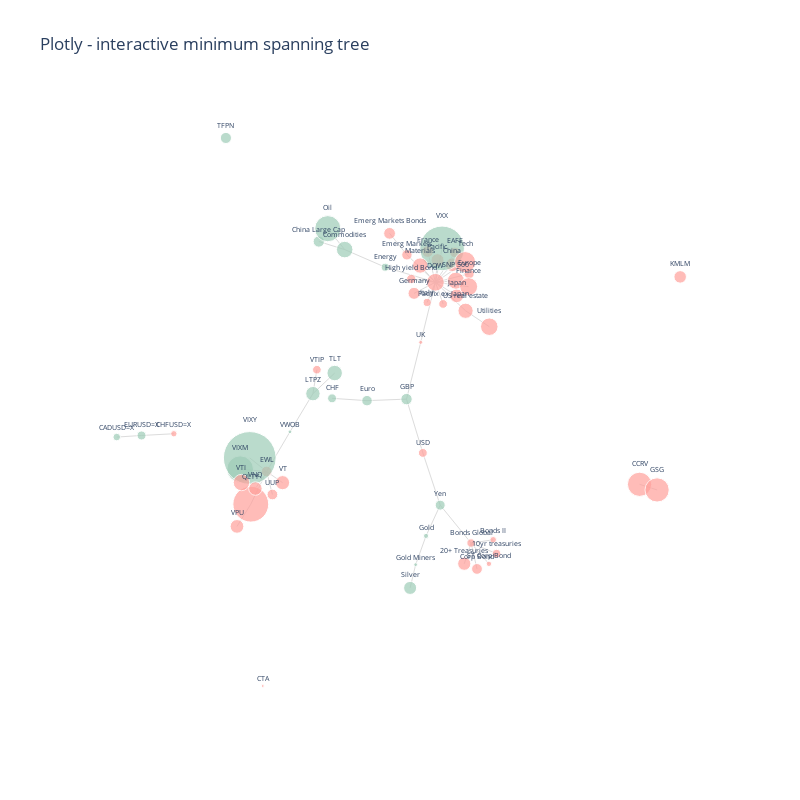
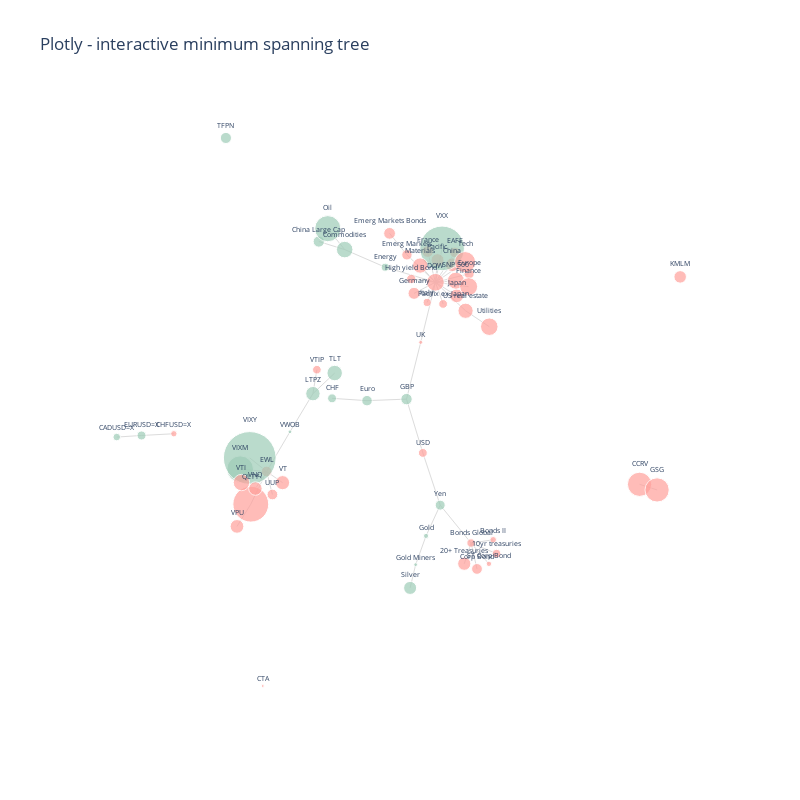

Notebook code cell kept with these figures, in order:
### Code cell
# merged
allData = pd.merge(assetData, etfData, how='outer', left_index=True, right_index=True)
#print(allData)
plot_graph(allData, 0.5)

### Figure 1 — Plotly figure (JSON) as saved in the notebook; plotly's stock layout.template omitted (floating-point values rounded to 4 significant figures; data arrays with more than 128 entries replaced by an {"elided": "..."} marker saying what was removed)
{"data": [{"hoverinfo": "none", "line": {"color": "#DCDCDC", "width": 1}, "mode": "lines", "showlegend": false, "type": "scatter", "x": {"elided": "159 float values"}, "y": {"elided": "159 float values"}}, {"hoverinfo": "text", "hovertext": ["<b>Bonds Global</b><br>Annualized Returns: -2.8%<br>Annualized Volatility: 3.2%<br><br>Strongest correlations with: <br>VWOB: nan<br>VWOB: nan<br>VWOB: nan<br><br>Weakest correlations with: <br>GBP: 0.03<br>High yield Bond: -0.06<br>Emerg Markets: -0.07<br>", "<b>Commodities</b><br>Annualized Returns: 10.9%<br>Annualized Volatility: 15.1%<br><br>Strongest correlations with: <br>VWOB: nan<br>VWOB: nan<br>VWOB: nan<br><br>Weakest correlations with: <br>ST Corp Bond: 0.03<br>Yen: -0.03<br>CHF: 0.04<br>", "<b>DOW</b><br>Annualized Returns: -12.6%<br>Annualized Volatility: 11.8%<br><br>Strongest correlations with: <br>VWOB: nan<br>VWOB: nan<br>VWOB: nan<br><br>Weakest correlations with: <br>Silver: 0.03<br>Gold Miners: 0.04<br>ST Corp Bond: -0.04<br>", "<b>Emerg Markets</b><br>Annualized Returns: -4.3%<br>Annualized Volatility: 18.5%<br><br>Strongest correlations with: <br>VWOB: nan<br>VWOB: nan<br>VWOB: nan<br><br>Weakest correlations with: <br>Bonds II: -0.00<br>Gold: -0.01<br>CHF: -0.02<br>", "<b>EAFE</b><br>Annualized Returns: -4.4%<br>Annualized Volatility: 14.7%<br><br>Strongest correlations with: <br>VWOB: nan<br>VWOB: nan<br>VWOB: nan<br><br>Weakest correlations with: <br>CHF: 0.02<br>ST Corp Bond: 0.05<br>Corp Bond: -0.06<br>", "<b>Emerg Markets Bonds</b><br>Annualized Returns: -5.6%<br>Annualized Volatility: 6.4%<br><br>Strongest correlations with: <br>VWOB: nan<br>VWOB: nan<br>VWOB: nan<br><br>Weakest correlations with: <br>Yen: 0.07<br>CHF: 0.07<br>Euro: 0.12<br>", "<b>Pacifix ex Japan</b><br>Annualized Returns: -3.1%<br>Annualized Volatility: 16.2%<br><br>Strongest correlations with: <br>VWOB: nan<br>VWOB: nan<br>VWOB: nan<br><br>Weakest correlations with: <br>Corp Bond: -0.01<br>Gold: -0.01<br>CHF: -0.01<br>", "<b>Germany</b><br>Annualized Returns: -5.8%<br>Annualized Volatility: 17.9%<br><br>Strongest correlations with: <br>VWOB: nan<br>VWOB: nan<br>VWOB: nan<br><br>Weakest correlations with: <br>CHF: 0.02<br>ST Corp Bond: 0.02<br>Gold Miners: 0.06<br>", "<b>Italy</b><br>Annualized Returns: -2.6%<br>Annualized Volatility: 23.8%<br><br>Strongest correlations with: <br>VWOB: nan<br>VWOB: nan<br>VWOB: nan<br><br>Weakest correlations with: <br>ST Corp Bond: -0.01<br>CHF: 0.01<br>Gold Miners: 0.07<br>", "<b>Japan</b><br>Annualized Returns: -7.5%<br>Annualized Volatility: 15.7%<br><br>Strongest correlations with: <br>VWOB: nan<br>VWOB: nan<br>VWOB: nan<br><br>Weakest correlations with: <br>Gold Miners: 0.03<br>ST Corp Bond: 0.04<br>Silver: 0.05<br>", "<b>France</b><br>Annualized Returns: -5.4%<br>Annualized Volatility: 17.8%<br><br>Strongest correlations with: <br>VWOB: nan<br>VWOB: nan<br>VWOB: nan<br><br>Weakest correlations with: <br>CHF: 0.05<br>ST Corp Bond: 0.05<br>Corp Bond: -0.07<br>", "<b>UK</b><br>Annualized Returns: -0.6%<br>Annualized Volatility: 16.9%<br><br>Strongest correlations with: <br>VWOB: nan<br>VWOB: nan<br>VWOB: nan<br><br>Weakest correlations with: <br>CHF: 0.03<br>ST Corp Bond: 0.03<br>Corp Bond: -0.07<br>", "<b>GBP</b><br>Annualized Returns: 5.2%<br>Annualized Volatility: 9.6%<br><br>Strongest correlations with: <br>VWOB: nan<br>VWOB: nan<br>VWOB: nan<br><br>Weakest correlations with: <br>10yr treasuries: -0.01<br>Bonds Global: 0.03<br>Corp Bond: 0.06<br>", "<b>China Large Cap</b><br>Annualized Returns: 5.1%<br>Annualized Volatility: 8.0%<br><br>Strongest correlations with: <br>VWOB: nan<br>VWOB: nan<br>VWOB: nan<br><br>Weakest correlations with: <br>10yr treasuries: 0.01<br>20+ Treasuries: -0.08<br>Bonds Global: 0.08<br>", "<b>Euro</b><br>Annualized Returns: 4.4%<br>Annualized Volatility: 8.8%<br><br>Strongest correlations with: <br>VWOB: nan<br>VWOB: nan<br>VWOB: nan<br><br>Weakest correlations with: <br>US real estate: -0.01<br>Energy: -0.01<br>Materials: -0.02<br>", "<b>China</b><br>Annualized Returns: -7.5%<br>Annualized Volatility: 22.9%<br><br>Strongest correlations with: <br>VWOB: nan<br>VWOB: nan<br>VWOB: nan<br><br>Weakest correlations with: <br>Corp Bond: -0.06<br>ST Corp Bond: 0.06<br>USD: 0.07<br>", "<b>Yen</b><br>Annualized Returns: 4.0%<br>Annualized Volatility: 9.6%<br><br>Strongest correlations with: <br>VWOB: nan<br>VWOB: nan<br>VWOB: nan<br><br>Weakest correlations with: <br>Commodities: -0.03<br>Utilities: 0.04<br>Emerg Markets Bonds: 0.07<br>", "<b>Gold Miners</b><br>Annualized Returns: 0.6%<br>Annualized Volatility: 41.6%<br><br>Strongest correlations with: <br>VWOB: nan<br>VWOB: nan<br>VWOB: nan<br><br>Weakest correlations with: <br>VXX: -0.03<br>Japan: 0.03<br>DOW: 0.04<br>", "<b>Gold</b><br>Annualized Returns: 1.1%<br>Annualized Volatility: 14.2%<br><br>Strongest correlations with: <br>VWOB: nan<br>VWOB: nan<br>VWOB: nan<br><br>Weakest correlations with: <br>Pacifix ex Japan: -0.01<br>Emerg Markets: -0.01<br>Energy: -0.02<br>", "<b>10yr treasuries</b><br>Annualized Returns: -2.9%<br>Annualized Volatility: 5.4%<br><br>Strongest correlations with: <br>VWOB: nan<br>VWOB: nan<br>VWOB: nan<br><br>Weakest correlations with: <br>China Large Cap: 0.01<br>GBP: -0.01<br>US real estate: 0.09<br>", "<b>US real estate</b><br>Annualized Returns: -9.3%<br>Annualized Volatility: 13.4%<br><br>Strongest correlations with: <br>VWOB: nan<br>VWOB: nan<br>VWOB: nan<br><br>Weakest correlations with: <br>Euro: -0.01<br>USD: -0.02<br>CHF: -0.04<br>", "<b>High yield Bond</b><br>Annualized Returns: -3.5%<br>Annualized Volatility: 6.2%<br><br>Strongest correlations with: <br>VWOB: nan<br>VWOB: nan<br>VWOB: nan<br><br>Weakest correlations with: <br>Bonds II: 0.01<br>USD: -0.01<br>Euro: -0.02<br>", "<b>Corp Bond</b><br>Annualized Returns: -4.7%<br>Annualized Volatility: 5.0%<br><br>Strongest correlations with: <br>VWOB: nan<br>VWOB: nan<br>VWOB: nan<br><br>Weakest correlations with: <br>Pacifix ex Japan: -0.01<br>Emerg Markets: 0.02<br>Pacific : -0.03<br>", "<b>Silver</b><br>Annualized Returns: 6.8%<br>Annualized Volatility: 22.2%<br><br>Strongest correlations with: <br>VWOB: nan<br>VWOB: nan<br>VWOB: nan<br><br>Weakest correlations with: <br>VXX: -0.02<br>DOW: 0.03<br>Tech: 0.03<br>", "<b>SNP 500</b><br>Annualized Returns: -11.6%<br>Annualized Volatility: 12.1%<br><br>Strongest correlations with: <br>VWOB: nan<br>VWOB: nan<br>VWOB: nan<br><br>Weakest correlations with: <br>ST Corp Bond: -0.02<br>Silver: 0.05<br>Gold Miners: 0.08<br>", "<b>Bonds II</b><br>Annualized Returns: -1.7%<br>Annualized Volatility: 4.7%<br><br>Strongest correlations with: <br>VWOB: nan<br>VWOB: nan<br>VWOB: nan<br><br>Weakest correlations with: <br>Emerg Markets: -0.00<br>Pacifix ex Japan: -0.01<br>High yield Bond: 0.01<br>", "<b>20+ Treasuries</b><br>Annualized Returns: -7.0%<br>Annualized Volatility: 12.5%<br><br>Strongest correlations with: <br>VWOB: nan<br>VWOB: nan<br>VWOB: nan<br><br>Weakest correlations with: <br>US real estate: 0.07<br>GBP: -0.07<br>China Large Cap: -0.08<br>", "<b>Oil</b><br>Annualized Returns: 27.3%<br>Annualized Volatility: 34.1%<br><br>Strongest correlations with: <br>VWOB: nan<br>VWOB: nan<br>VWOB: nan<br><br>Weakest correlations with: <br>CHF: 0.00<br>ST Corp Bond: 0.01<br>Bonds II: 0.03<br>", "<b>USD</b><br>Annualized Returns: -3.1%<br>Annualized Volatility: 7.4%<br><br>Strongest correlations with: <br>VWOB: nan<br>VWOB: nan<br>VWOB: nan<br><br>Weakest correlations with: <br>Materials: -0.00<br>Pacific : -0.00<br>High yield Bond: -0.01<br>", "<b>Europe</b><br>Annualized Returns: -4.1%<br>Annualized Volatility: 16.2%<br><br>Strongest correlations with: <br>VWOB: nan<br>VWOB: nan<br>VWOB: nan<br><br>Weakest correlations with: <br>ST Corp Bond: 0.05<br>CHF: 0.07<br>Corp Bond: -0.07<br>", "<b>Pacific </b><br>Annualized Returns: -6.8%<br>Annualized Volatility: 14.1%<br><br>Strongest correlations with: <br>VWOB: nan<br>VWOB: nan<br>VWOB: nan<br><br>Weakest correlations with: <br>USD: -0.00<br>Euro: -0.02<br>Corp Bond: -0.03<br>", "<b>VXX</b><br>Annualized Returns: 79.6%<br>Annualized Volatility: 60.3%<br><br>Strongest correlations with: <br>VWOB: nan<br>VWOB: nan<br>VWOB: nan<br><br>Weakest correlations with: <br>Silver: -0.02<br>Gold Miners: -0.03<br>ST Corp Bond: 0.05<br>", "<b>Materials</b><br>Annualized Returns: -9.4%<br>Annualized Volatility: 15.6%<br><br>Strongest correlations with: <br>VWOB: nan<br>VWOB: nan<br>VWOB: nan<br><br>Weakest correlations with: <br>ST Corp Bond: 0.00<br>USD: -0.00<br>Euro: -0.02<br>", "<b>Energy</b><br>Annualized Returns: 2.6%<br>Annualized Volatility: 20.8%<br><br>Strongest correlations with: <br>VWOB: nan<br>VWOB: nan<br>VWOB: nan<br><br>Weakest correlations with: <br>ST Corp Bond: -0.00<br>Euro: -0.01<br>Gold: -0.02<br>", "<b>Finance</b><br>Annualized Returns: -13.0%<br>Annualized Volatility: 15.7%<br><br>Strongest correlations with: <br>VWOB: nan<br>VWOB: nan<br>VWOB: nan<br><br>Weakest correlations with: <br>Silver: -0.05<br>Gold Miners: -0.07<br>GBP: 0.12<br>", "<b>Tech</b><br>Annualized Returns: -17.8%<br>Annualized Volatility: 14.3%<br><br>Strongest correlations with: <br>VWOB: nan<br>VWOB: nan<br>VWOB: nan<br><br>Weakest correlations with: <br>ST Corp Bond: 0.01<br>Silver: 0.03<br>Gold Miners: 0.06<br>", "<b>Utilities</b><br>Annualized Returns: -12.3%<br>Annualized Volatility: 14.3%<br><br>Strongest correlations with: <br>VWOB: nan<br>VWOB: nan<br>VWOB: nan<br><br>Weakest correlations with: <br>Yen: 0.04<br>Oil: 0.07<br>CHF: 0.07<br>", "<b>ST Corp Bond</b><br>Annualized Returns: -1.2%<br>Annualized Volatility: 0.9%<br><br>Strongest correlations with: <br>VWOB: nan<br>VWOB: nan<br>VWOB: nan<br><br>Weakest correlations with: <br>Materials: 0.00<br>Energy: -0.00<br>Tech: 0.01<br>", "<b>CHF</b><br>Annualized Returns: 3.2%<br>Annualized Volatility: 11.8%<br><br>Strongest correlations with: <br>VWOB: nan<br>VWOB: nan<br>VWOB: nan<br><br>Weakest correlations with: <br>Oil: 0.00<br>Pacifix ex Japan: -0.01<br>Italy: 0.01<br>", "<b>CADUSD=X</b><br>Annualized Returns: 2.3%<br>Annualized Volatility: 7.1%<br><br>Strongest correlations with: <br>EAFE: nan<br>DOW: nan<br>Japan: nan<br><br>Weakest correlations with: <br>VWOB: -0.05<br>VWOB: -0.05<br>VWOB: -0.05<br>", "<b>CCRV</b><br>Annualized Returns: -23.6%<br>Annualized Volatility: 21.2%<br><br>Strongest correlations with: <br>Pacifix ex Japan: nan<br>Germany: nan<br>10yr treasuries: nan<br><br>Weakest correlations with: <br>VWOB: 0.08<br>VWOB: 0.08<br>VWOB: 0.08<br>", "<b>CHFUSD=X</b><br>Annualized Returns: -1.6%<br>Annualized Volatility: 7.9%<br><br>Strongest correlations with: <br>EAFE: nan<br>Bonds Global: nan<br>Japan: nan<br><br>Weakest correlations with: <br>VWOB: -0.00<br>VWOB: -0.00<br>VWOB: -0.00<br>", "<b>CTA</b><br>Annualized Returns: -0.3%<br>Annualized Volatility: 17.2%<br><br>Strongest correlations with: <br>GBP: nan<br>10yr treasuries: nan<br>Germany: nan<br><br>Weakest correlations with: <br>VWOB: -0.34<br>VWOB: -0.34<br>VWOB: -0.34<br>", "<b>EURUSD=X</b><br>Annualized Returns: 3.2%<br>Annualized Volatility: 7.8%<br><br>Strongest correlations with: <br>DOW: nan<br>Bonds Global: nan<br>Japan: nan<br><br>Weakest correlations with: <br>VWOB: 0.02<br>VWOB: 0.02<br>VWOB: 0.02<br>", "<b>EWL</b><br>Annualized Returns: -4.6%<br>Annualized Volatility: 16.4%<br><br>Strongest correlations with: <br>Gold Miners: nan<br>Gold: nan<br>China: nan<br><br>Weakest correlations with: <br>VWOB: 0.56<br>VWOB: 0.56<br>VWOB: 0.56<br>", "<b>GSG</b><br>Annualized Returns: -23.5%<br>Annualized Volatility: 24.2%<br><br>Strongest correlations with: <br>Commodities: nan<br>Germany: nan<br>10yr treasuries: nan<br><br>Weakest correlations with: <br>VWOB: 0.07<br>VWOB: 0.07<br>VWOB: 0.07<br>", "<b>KMLM</b><br>Annualized Returns: -6.3%<br>Annualized Volatility: 17.2%<br><br>Strongest correlations with: <br>US real estate: nan<br>UK: nan<br>Emerg Markets: nan<br><br>Weakest correlations with: <br>VWOB: -0.49<br>VWOB: -0.49<br>VWOB: -0.49<br>", "<b>LTPZ</b><br>Annualized Returns: 8.3%<br>Annualized Volatility: 18.5%<br><br>Strongest correlations with: <br>UK: nan<br>10yr treasuries: nan<br>US real estate: nan<br><br>Weakest correlations with: <br>VWOB: 0.58<br>VWOB: 0.58<br>VWOB: 0.58<br>", "<b>QLTY</b><br>Annualized Returns: -51.3%<br>Annualized Volatility: 9.7%<br><br>Strongest correlations with: <br>Gold: nan<br>Gold Miners: nan<br>Euro: nan<br><br>Weakest correlations with: <br>VWOB: 0.10<br>VWOB: 0.10<br>VWOB: 0.10<br>", "<b>TFPN</b><br>Annualized Returns: 5.0%<br>Annualized Volatility: 6.3%<br><br>Strongest correlations with: <br>Germany: nan<br>Commodities: nan<br>Italy: nan<br><br>Weakest correlations with: <br>VWOB: -0.03<br>VWOB: -0.03<br>VWOB: -0.03<br>", "<b>TLT</b><br>Annualized Returns: 9.5%<br>Annualized Volatility: 17.6%<br><br>Strongest correlations with: <br>Italy: nan<br>US real estate: nan<br>Germany: nan<br><br>Weakest correlations with: <br>VWOB: 0.59<br>VWOB: 0.59<br>VWOB: 0.59<br>", "<b>UUP</b><br>Annualized Returns: -4.6%<br>Annualized Volatility: 7.5%<br><br>Strongest correlations with: <br>Emerg Markets Bonds: nan<br>Gold Miners: nan<br>US real estate: nan<br><br>Weakest correlations with: <br>VWOB: -0.51<br>VWOB: -0.51<br>VWOB: -0.51<br>", "<b>VIXM</b><br>Annualized Returns: 28.3%<br>Annualized Volatility: 28.6%<br><br>Strongest correlations with: <br>Euro: nan<br>Gold Miners: nan<br>Gold: nan<br><br>Weakest correlations with: <br>VWOB: -0.41<br>VWOB: -0.41<br>VWOB: -0.41<br>", "<b>VIXY</b><br>Annualized Returns: 111.2%<br>Annualized Volatility: 65.7%<br><br>Strongest correlations with: <br>China Large Cap: nan<br>Gold Miners: nan<br>Gold: nan<br><br>Weakest correlations with: <br>VWOB: -0.40<br>VWOB: -0.40<br>VWOB: -0.40<br>", "<b>VNQ</b><br>Annualized Returns: -7.3%<br>Annualized Volatility: 20.4%<br><br>Strongest correlations with: <br>Gold: nan<br>Gold Miners: nan<br>Yen: nan<br><br>Weakest correlations with: <br>VWOB: 0.56<br>VWOB: 0.56<br>VWOB: 0.56<br>", "<b>VPU</b><br>Annualized Returns: -7.5%<br>Annualized Volatility: 17.9%<br><br>Strongest correlations with: <br>China: nan<br>Japan: nan<br>Gold: nan<br><br>Weakest correlations with: <br>VWOB: 0.41<br>VWOB: 0.41<br>VWOB: 0.41<br>", "<b>VT</b><br>Annualized Returns: -8.0%<br>Annualized Volatility: 16.9%<br><br>Strongest correlations with: <br>Gold: nan<br>Japan: nan<br>Emerg Markets Bonds: nan<br><br>Weakest correlations with: <br>VWOB: 0.61<br>VWOB: 0.61<br>VWOB: 0.61<br>", "<b>VTI</b><br>Annualized Returns: -10.8%<br>Annualized Volatility: 18.3%<br><br>Strongest correlations with: <br>Gold Miners: nan<br>Japan: nan<br>China: nan<br><br>Weakest correlations with: <br>VWOB: 0.58<br>VWOB: 0.58<br>VWOB: 0.58<br>", "<b>VTIP</b><br>Annualized Returns: -3.0%<br>Annualized Volatility: 3.3%<br><br>Strongest correlations with: <br>Italy: nan<br>US real estate: nan<br>UK: nan<br><br>Weakest correlations with: <br>VWOB: 0.48<br>VWOB: 0.48<br>VWOB: 0.48<br>", "<b>VWOB</b><br>Annualized Returns: 0.6%<br>Annualized Volatility: 10.7%<br><br>Strongest correlations with: <br>Gold Miners: nan<br>UK: nan<br>Italy: nan<br><br>Weakest correlations with: <br>VWOB: 1.00<br>VWOB: 1.00<br>VWOB: 1.00<br>"], "marker": {"color": ["#ffa09b", "#9eccb7", "#ffa09b", "#ffa09b", "#ffa09b", "#ffa09b", "#ffa09b", "#ffa09b", "#ffa09b", "#ffa09b", "#ffa09b", "#ffa09b", "#9eccb7", "#9eccb7", "#9eccb7", "#ffa09b", "#9eccb7", "#9eccb7", "#9eccb7", "#ffa09b", "#ffa09b", "#ffa09b", "#ffa09b", "#9eccb7", "#ffa09b", "#ffa09b", "#ffa09b", "#9eccb7", "#ffa09b", "#ffa09b", "#ffa09b", "#9eccb7", "#ffa09b", "#9eccb7", "#ffa09b", "#ffa09b", "#ffa09b", "#ffa09b", "#9eccb7", "#9eccb7", "#ffa09b", "#ffa09b", "#ffa09b", "#9eccb7", "#ffa09b", "#ffa09b", "#ffa09b", "#9eccb7", "#ffa09b", "#9eccb7", "#9eccb7", "#ffa09b", "#9eccb7", "#9eccb7", "#ffa09b", "#ffa09b", "#ffa09b", "#ffa09b", "#ffa09b", "#9eccb7"], "line": {"width": 1}, "size": [8.41, 16.52, 17.75, 10.4, 10.54, 11.79, 8.741, 12.02, 8.087, 13.67, 11.6, 4.001, 11.37, 11.28, 10.48, 13.72, 9.975, 3.781, 5.162, 8.552, 15.23, 9.334, 10.82, 13.01, 17.04, 6.562, 13.19, 26.12, 8.841, 10.16, 13.0, 44.62, 15.31, 8.02, 17.99, 21.09, 17.53, 5.401, 8.931, 7.585, 24.27, 6.314, 2.827, 8.988, 10.74, 24.24, 12.51, 14.38, 35.81, 11.14, 15.44, 10.72, 26.58, 52.72, 13.5, 13.71, 14.13, 16.41, 8.636, 3.775]}, "mode": "markers+text", "showlegend": false, "text": ["Bonds Global", "Commodities", "DOW", "Emerg Markets", "EAFE", "Emerg Markets Bonds", "Pacifix ex Japan", "Germany", "Italy", "Japan", "France", "UK", "GBP", "China Large Cap", "Euro", "China", "Yen", "Gold Miners", "Gold", "10yr treasuries", "US real estate", "High yield Bond", "Corp Bond", "Silver", "SNP 500", "Bonds II", "20+ Treasuries", "Oil", "USD", "Europe", "Pacific ", "VXX", "Materials", "Energy", "Finance", "Tech", "Utilities", "ST Corp Bond", "CHF", "CADUSD=X", "CCRV", "CHFUSD=X", "CTA", "EURUSD=X", "EWL", "GSG", "KMLM", "LTPZ", "QLTY", "TFPN", "TLT", "UUP", "VIXM", "VIXY", "VNQ", "VPU", "VT", "VTI", "VTIP", "VWOB"], "textfont": {"size": 7}, "textposition": "top center", "type": "scatter", "x": [0.2717, -0.1343, 0.1573, 0.06565, 0.2199, 0.009895, 0.182, 0.08854, 0.1307, 0.2255, 0.1322, 0.11, 0.06438, -0.2175, -0.06259, 0.2117, 0.1726, 0.09368, 0.1271, 0.3537, 0.2541, 0.07956, 0.2908, 0.07596, 0.223, 0.3428, 0.2499, -0.1887, 0.1168, 0.2654, 0.164, 0.1786, 0.1084, -0.003963, 0.264, 0.2526, 0.3303, 0.3291, -0.1749, -0.8668, 0.8132, -0.6832, -0.3975, -0.7871, -0.3851, 0.8695, 0.9437, -0.2364, -0.436, -0.516, -0.1665, -0.3665, -0.4701, -0.4393, -0.4212, -0.4804, -0.3339, -0.466, -0.2237, -0.3102], "y": [-0.518, 0.4713, 0.3611, 0.4536, 0.4619, 0.526, 0.288, 0.3237, 0.293, 0.3154, 0.4646, 0.1585, -0.03281, 0.4984, -0.03801, 0.4201, -0.3903, -0.591, -0.494, -0.5537, 0.265, 0.3721, -0.6053, -0.6694, 0.3664, -0.5072, -0.5877, 0.5417, -0.2142, 0.3898, 0.4356, 0.4754, 0.4175, 0.4119, 0.3463, 0.429, 0.2113, -0.5882, -0.03024, -0.1608, -0.32, -0.1496, -1, -0.1554, -0.2769, -0.339, 0.3792, -0.01446, -0.387, 0.8476, 0.05499, -0.3544, -0.269, -0.2312, -0.3344, -0.4619, -0.3145, -0.3141, 0.06628, -0.1431]}], "layout": {"autosize": false, "height": 800, "hovermode": "closest", "plot_bgcolor": "#fff", "showlegend": false, "title": {"text": "Plotly - interactive minimum spanning tree"}, "width": 800, "xaxis": {"showgrid": false, "showline": false, "showticklabels": false, "ticks": "", "title": {"font": {"size": 20}, "text": ""}, "zeroline": false}, "yaxis": {"showgrid": false, "showline": false, "showticklabels": false, "ticks": "", "title": {"font": {"size": 20}, "text": ""}, "zeroline": false}}}

### Figure 2 — Plotly figure (JSON) as saved in the notebook; plotly's stock layout.template omitted (floating-point values rounded to 4 significant figures; data arrays with more than 128 entries replaced by an {"elided": "..."} marker saying what was removed)
{"data": [{"hoverinfo": "none", "line": {"color": "#DCDCDC", "width": 1}, "mode": "lines", "showlegend": false, "type": "scatter", "x": {"elided": "159 float values"}, "y": {"elided": "159 float values"}}, {"hoverinfo": "text", "hovertext": ["<b>Bonds Global</b><br>Annualized Returns: -2.8%<br>Annualized Volatility: 3.2%<br><br>Strongest correlations with: <br>VWOB: nan<br>VWOB: nan<br>VWOB: nan<br><br>Weakest correlations with: <br>GBP: 0.03<br>High yield Bond: -0.06<br>Emerg Markets: -0.07<br>", "<b>Commodities</b><br>Annualized Returns: 10.9%<br>Annualized Volatility: 15.1%<br><br>Strongest correlations with: <br>VWOB: nan<br>VWOB: nan<br>VWOB: nan<br><br>Weakest correlations with: <br>ST Corp Bond: 0.03<br>Yen: -0.03<br>CHF: 0.04<br>", "<b>DOW</b><br>Annualized Returns: -12.6%<br>Annualized Volatility: 11.8%<br><br>Strongest correlations with: <br>VWOB: nan<br>VWOB: nan<br>VWOB: nan<br><br>Weakest correlations with: <br>Silver: 0.03<br>Gold Miners: 0.04<br>ST Corp Bond: -0.04<br>", "<b>Emerg Markets</b><br>Annualized Returns: -4.3%<br>Annualized Volatility: 18.5%<br><br>Strongest correlations with: <br>VWOB: nan<br>VWOB: nan<br>VWOB: nan<br><br>Weakest correlations with: <br>Bonds II: -0.00<br>Gold: -0.01<br>CHF: -0.02<br>", "<b>EAFE</b><br>Annualized Returns: -4.4%<br>Annualized Volatility: 14.7%<br><br>Strongest correlations with: <br>VWOB: nan<br>VWOB: nan<br>VWOB: nan<br><br>Weakest correlations with: <br>CHF: 0.02<br>ST Corp Bond: 0.05<br>Corp Bond: -0.06<br>", "<b>Emerg Markets Bonds</b><br>Annualized Returns: -5.6%<br>Annualized Volatility: 6.4%<br><br>Strongest correlations with: <br>VWOB: nan<br>VWOB: nan<br>VWOB: nan<br><br>Weakest correlations with: <br>Yen: 0.07<br>CHF: 0.07<br>Euro: 0.12<br>", "<b>Pacifix ex Japan</b><br>Annualized Returns: -3.1%<br>Annualized Volatility: 16.2%<br><br>Strongest correlations with: <br>VWOB: nan<br>VWOB: nan<br>VWOB: nan<br><br>Weakest correlations with: <br>Corp Bond: -0.01<br>Gold: -0.01<br>CHF: -0.01<br>", "<b>Germany</b><br>Annualized Returns: -5.8%<br>Annualized Volatility: 17.9%<br><br>Strongest correlations with: <br>VWOB: nan<br>VWOB: nan<br>VWOB: nan<br><br>Weakest correlations with: <br>CHF: 0.02<br>ST Corp Bond: 0.02<br>Gold Miners: 0.06<br>", "<b>Italy</b><br>Annualized Returns: -2.6%<br>Annualized Volatility: 23.8%<br><br>Strongest correlations with: <br>VWOB: nan<br>VWOB: nan<br>VWOB: nan<br><br>Weakest correlations with: <br>ST Corp Bond: -0.01<br>CHF: 0.01<br>Gold Miners: 0.07<br>", "<b>Japan</b><br>Annualized Returns: -7.5%<br>Annualized Volatility: 15.7%<br><br>Strongest correlations with: <br>VWOB: nan<br>VWOB: nan<br>VWOB: nan<br><br>Weakest correlations with: <br>Gold Miners: 0.03<br>ST Corp Bond: 0.04<br>Silver: 0.05<br>", "<b>France</b><br>Annualized Returns: -5.4%<br>Annualized Volatility: 17.8%<br><br>Strongest correlations with: <br>VWOB: nan<br>VWOB: nan<br>VWOB: nan<br><br>Weakest correlations with: <br>CHF: 0.05<br>ST Corp Bond: 0.05<br>Corp Bond: -0.07<br>", "<b>UK</b><br>Annualized Returns: -0.6%<br>Annualized Volatility: 16.9%<br><br>Strongest correlations with: <br>VWOB: nan<br>VWOB: nan<br>VWOB: nan<br><br>Weakest correlations with: <br>CHF: 0.03<br>ST Corp Bond: 0.03<br>Corp Bond: -0.07<br>", "<b>GBP</b><br>Annualized Returns: 5.2%<br>Annualized Volatility: 9.6%<br><br>Strongest correlations with: <br>VWOB: nan<br>VWOB: nan<br>VWOB: nan<br><br>Weakest correlations with: <br>10yr treasuries: -0.01<br>Bonds Global: 0.03<br>Corp Bond: 0.06<br>", "<b>China Large Cap</b><br>Annualized Returns: 5.1%<br>Annualized Volatility: 8.0%<br><br>Strongest correlations with: <br>VWOB: nan<br>VWOB: nan<br>VWOB: nan<br><br>Weakest correlations with: <br>10yr treasuries: 0.01<br>20+ Treasuries: -0.08<br>Bonds Global: 0.08<br>", "<b>Euro</b><br>Annualized Returns: 4.4%<br>Annualized Volatility: 8.8%<br><br>Strongest correlations with: <br>VWOB: nan<br>VWOB: nan<br>VWOB: nan<br><br>Weakest correlations with: <br>US real estate: -0.01<br>Energy: -0.01<br>Materials: -0.02<br>", "<b>China</b><br>Annualized Returns: -7.5%<br>Annualized Volatility: 22.9%<br><br>Strongest correlations with: <br>VWOB: nan<br>VWOB: nan<br>VWOB: nan<br><br>Weakest correlations with: <br>Corp Bond: -0.06<br>ST Corp Bond: 0.06<br>USD: 0.07<br>", "<b>Yen</b><br>Annualized Returns: 4.0%<br>Annualized Volatility: 9.6%<br><br>Strongest correlations with: <br>VWOB: nan<br>VWOB: nan<br>VWOB: nan<br><br>Weakest correlations with: <br>Commodities: -0.03<br>Utilities: 0.04<br>Emerg Markets Bonds: 0.07<br>", "<b>Gold Miners</b><br>Annualized Returns: 0.6%<br>Annualized Volatility: 41.6%<br><br>Strongest correlations with: <br>VWOB: nan<br>VWOB: nan<br>VWOB: nan<br><br>Weakest correlations with: <br>VXX: -0.03<br>Japan: 0.03<br>DOW: 0.04<br>", "<b>Gold</b><br>Annualized Returns: 1.1%<br>Annualized Volatility: 14.2%<br><br>Strongest correlations with: <br>VWOB: nan<br>VWOB: nan<br>VWOB: nan<br><br>Weakest correlations with: <br>Pacifix ex Japan: -0.01<br>Emerg Markets: -0.01<br>Energy: -0.02<br>", "<b>10yr treasuries</b><br>Annualized Returns: -2.9%<br>Annualized Volatility: 5.4%<br><br>Strongest correlations with: <br>VWOB: nan<br>VWOB: nan<br>VWOB: nan<br><br>Weakest correlations with: <br>China Large Cap: 0.01<br>GBP: -0.01<br>US real estate: 0.09<br>", "<b>US real estate</b><br>Annualized Returns: -9.3%<br>Annualized Volatility: 13.4%<br><br>Strongest correlations with: <br>VWOB: nan<br>VWOB: nan<br>VWOB: nan<br><br>Weakest correlations with: <br>Euro: -0.01<br>USD: -0.02<br>CHF: -0.04<br>", "<b>High yield Bond</b><br>Annualized Returns: -3.5%<br>Annualized Volatility: 6.2%<br><br>Strongest correlations with: <br>VWOB: nan<br>VWOB: nan<br>VWOB: nan<br><br>Weakest correlations with: <br>Bonds II: 0.01<br>USD: -0.01<br>Euro: -0.02<br>", "<b>Corp Bond</b><br>Annualized Returns: -4.7%<br>Annualized Volatility: 5.0%<br><br>Strongest correlations with: <br>VWOB: nan<br>VWOB: nan<br>VWOB: nan<br><br>Weakest correlations with: <br>Pacifix ex Japan: -0.01<br>Emerg Markets: 0.02<br>Pacific : -0.03<br>", "<b>Silver</b><br>Annualized Returns: 6.8%<br>Annualized Volatility: 22.2%<br><br>Strongest correlations with: <br>VWOB: nan<br>VWOB: nan<br>VWOB: nan<br><br>Weakest correlations with: <br>VXX: -0.02<br>DOW: 0.03<br>Tech: 0.03<br>", "<b>SNP 500</b><br>Annualized Returns: -11.6%<br>Annualized Volatility: 12.1%<br><br>Strongest correlations with: <br>VWOB: nan<br>VWOB: nan<br>VWOB: nan<br><br>Weakest correlations with: <br>ST Corp Bond: -0.02<br>Silver: 0.05<br>Gold Miners: 0.08<br>", "<b>Bonds II</b><br>Annualized Returns: -1.7%<br>Annualized Volatility: 4.7%<br><br>Strongest correlations with: <br>VWOB: nan<br>VWOB: nan<br>VWOB: nan<br><br>Weakest correlations with: <br>Emerg Markets: -0.00<br>Pacifix ex Japan: -0.01<br>High yield Bond: 0.01<br>", "<b>20+ Treasuries</b><br>Annualized Returns: -7.0%<br>Annualized Volatility: 12.5%<br><br>Strongest correlations with: <br>VWOB: nan<br>VWOB: nan<br>VWOB: nan<br><br>Weakest correlations with: <br>US real estate: 0.07<br>GBP: -0.07<br>China Large Cap: -0.08<br>", "<b>Oil</b><br>Annualized Returns: 27.3%<br>Annualized Volatility: 34.1%<br><br>Strongest correlations with: <br>VWOB: nan<br>VWOB: nan<br>VWOB: nan<br><br>Weakest correlations with: <br>CHF: 0.00<br>ST Corp Bond: 0.01<br>Bonds II: 0.03<br>", "<b>USD</b><br>Annualized Returns: -3.1%<br>Annualized Volatility: 7.4%<br><br>Strongest correlations with: <br>VWOB: nan<br>VWOB: nan<br>VWOB: nan<br><br>Weakest correlations with: <br>Materials: -0.00<br>Pacific : -0.00<br>High yield Bond: -0.01<br>", "<b>Europe</b><br>Annualized Returns: -4.1%<br>Annualized Volatility: 16.2%<br><br>Strongest correlations with: <br>VWOB: nan<br>VWOB: nan<br>VWOB: nan<br><br>Weakest correlations with: <br>ST Corp Bond: 0.05<br>CHF: 0.07<br>Corp Bond: -0.07<br>", "<b>Pacific </b><br>Annualized Returns: -6.8%<br>Annualized Volatility: 14.1%<br><br>Strongest correlations with: <br>VWOB: nan<br>VWOB: nan<br>VWOB: nan<br><br>Weakest correlations with: <br>USD: -0.00<br>Euro: -0.02<br>Corp Bond: -0.03<br>", "<b>VXX</b><br>Annualized Returns: 79.6%<br>Annualized Volatility: 60.3%<br><br>Strongest correlations with: <br>VWOB: nan<br>VWOB: nan<br>VWOB: nan<br><br>Weakest correlations with: <br>Silver: -0.02<br>Gold Miners: -0.03<br>ST Corp Bond: 0.05<br>", "<b>Materials</b><br>Annualized Returns: -9.4%<br>Annualized Volatility: 15.6%<br><br>Strongest correlations with: <br>VWOB: nan<br>VWOB: nan<br>VWOB: nan<br><br>Weakest correlations with: <br>ST Corp Bond: 0.00<br>USD: -0.00<br>Euro: -0.02<br>", "<b>Energy</b><br>Annualized Returns: 2.6%<br>Annualized Volatility: 20.8%<br><br>Strongest correlations with: <br>VWOB: nan<br>VWOB: nan<br>VWOB: nan<br><br>Weakest correlations with: <br>ST Corp Bond: -0.00<br>Euro: -0.01<br>Gold: -0.02<br>", "<b>Finance</b><br>Annualized Returns: -13.0%<br>Annualized Volatility: 15.7%<br><br>Strongest correlations with: <br>VWOB: nan<br>VWOB: nan<br>VWOB: nan<br><br>Weakest correlations with: <br>Silver: -0.05<br>Gold Miners: -0.07<br>GBP: 0.12<br>", "<b>Tech</b><br>Annualized Returns: -17.8%<br>Annualized Volatility: 14.3%<br><br>Strongest correlations with: <br>VWOB: nan<br>VWOB: nan<br>VWOB: nan<br><br>Weakest correlations with: <br>ST Corp Bond: 0.01<br>Silver: 0.03<br>Gold Miners: 0.06<br>", "<b>Utilities</b><br>Annualized Returns: -12.3%<br>Annualized Volatility: 14.3%<br><br>Strongest correlations with: <br>VWOB: nan<br>VWOB: nan<br>VWOB: nan<br><br>Weakest correlations with: <br>Yen: 0.04<br>Oil: 0.07<br>CHF: 0.07<br>", "<b>ST Corp Bond</b><br>Annualized Returns: -1.2%<br>Annualized Volatility: 0.9%<br><br>Strongest correlations with: <br>VWOB: nan<br>VWOB: nan<br>VWOB: nan<br><br>Weakest correlations with: <br>Materials: 0.00<br>Energy: -0.00<br>Tech: 0.01<br>", "<b>CHF</b><br>Annualized Returns: 3.2%<br>Annualized Volatility: 11.8%<br><br>Strongest correlations with: <br>VWOB: nan<br>VWOB: nan<br>VWOB: nan<br><br>Weakest correlations with: <br>Oil: 0.00<br>Pacifix ex Japan: -0.01<br>Italy: 0.01<br>", "<b>CADUSD=X</b><br>Annualized Returns: 2.3%<br>Annualized Volatility: 7.1%<br><br>Strongest correlations with: <br>EAFE: nan<br>DOW: nan<br>Japan: nan<br><br>Weakest correlations with: <br>VWOB: -0.05<br>VWOB: -0.05<br>VWOB: -0.05<br>", "<b>CCRV</b><br>Annualized Returns: -23.6%<br>Annualized Volatility: 21.2%<br><br>Strongest correlations with: <br>Pacifix ex Japan: nan<br>Germany: nan<br>10yr treasuries: nan<br><br>Weakest correlations with: <br>VWOB: 0.08<br>VWOB: 0.08<br>VWOB: 0.08<br>", "<b>CHFUSD=X</b><br>Annualized Returns: -1.6%<br>Annualized Volatility: 7.9%<br><br>Strongest correlations with: <br>EAFE: nan<br>Bonds Global: nan<br>Japan: nan<br><br>Weakest correlations with: <br>VWOB: -0.00<br>VWOB: -0.00<br>VWOB: -0.00<br>", "<b>CTA</b><br>Annualized Returns: -0.3%<br>Annualized Volatility: 17.2%<br><br>Strongest correlations with: <br>GBP: nan<br>10yr treasuries: nan<br>Germany: nan<br><br>Weakest correlations with: <br>VWOB: -0.34<br>VWOB: -0.34<br>VWOB: -0.34<br>", "<b>EURUSD=X</b><br>Annualized Returns: 3.2%<br>Annualized Volatility: 7.8%<br><br>Strongest correlations with: <br>DOW: nan<br>Bonds Global: nan<br>Japan: nan<br><br>Weakest correlations with: <br>VWOB: 0.02<br>VWOB: 0.02<br>VWOB: 0.02<br>", "<b>EWL</b><br>Annualized Returns: -4.6%<br>Annualized Volatility: 16.4%<br><br>Strongest correlations with: <br>Gold Miners: nan<br>Gold: nan<br>China: nan<br><br>Weakest correlations with: <br>VWOB: 0.56<br>VWOB: 0.56<br>VWOB: 0.56<br>", "<b>GSG</b><br>Annualized Returns: -23.5%<br>Annualized Volatility: 24.2%<br><br>Strongest correlations with: <br>Commodities: nan<br>Germany: nan<br>10yr treasuries: nan<br><br>Weakest correlations with: <br>VWOB: 0.07<br>VWOB: 0.07<br>VWOB: 0.07<br>", "<b>KMLM</b><br>Annualized Returns: -6.3%<br>Annualized Volatility: 17.2%<br><br>Strongest correlations with: <br>US real estate: nan<br>UK: nan<br>Emerg Markets: nan<br><br>Weakest correlations with: <br>VWOB: -0.49<br>VWOB: -0.49<br>VWOB: -0.49<br>", "<b>LTPZ</b><br>Annualized Returns: 8.3%<br>Annualized Volatility: 18.5%<br><br>Strongest correlations with: <br>UK: nan<br>10yr treasuries: nan<br>US real estate: nan<br><br>Weakest correlations with: <br>VWOB: 0.58<br>VWOB: 0.58<br>VWOB: 0.58<br>", "<b>QLTY</b><br>Annualized Returns: -51.3%<br>Annualized Volatility: 9.7%<br><br>Strongest correlations with: <br>Gold: nan<br>Gold Miners: nan<br>Euro: nan<br><br>Weakest correlations with: <br>VWOB: 0.10<br>VWOB: 0.10<br>VWOB: 0.10<br>", "<b>TFPN</b><br>Annualized Returns: 5.0%<br>Annualized Volatility: 6.3%<br><br>Strongest correlations with: <br>Germany: nan<br>Commodities: nan<br>Italy: nan<br><br>Weakest correlations with: <br>VWOB: -0.03<br>VWOB: -0.03<br>VWOB: -0.03<br>", "<b>TLT</b><br>Annualized Returns: 9.5%<br>Annualized Volatility: 17.6%<br><br>Strongest correlations with: <br>Italy: nan<br>US real estate: nan<br>Germany: nan<br><br>Weakest correlations with: <br>VWOB: 0.59<br>VWOB: 0.59<br>VWOB: 0.59<br>", "<b>UUP</b><br>Annualized Returns: -4.6%<br>Annualized Volatility: 7.5%<br><br>Strongest correlations with: <br>Emerg Markets Bonds: nan<br>Gold Miners: nan<br>US real estate: nan<br><br>Weakest correlations with: <br>VWOB: -0.51<br>VWOB: -0.51<br>VWOB: -0.51<br>", "<b>VIXM</b><br>Annualized Returns: 28.3%<br>Annualized Volatility: 28.6%<br><br>Strongest correlations with: <br>Euro: nan<br>Gold Miners: nan<br>Gold: nan<br><br>Weakest correlations with: <br>VWOB: -0.41<br>VWOB: -0.41<br>VWOB: -0.41<br>", "<b>VIXY</b><br>Annualized Returns: 111.2%<br>Annualized Volatility: 65.7%<br><br>Strongest correlations with: <br>China Large Cap: nan<br>Gold Miners: nan<br>Gold: nan<br><br>Weakest correlations with: <br>VWOB: -0.40<br>VWOB: -0.40<br>VWOB: -0.40<br>", "<b>VNQ</b><br>Annualized Returns: -7.3%<br>Annualized Volatility: 20.4%<br><br>Strongest correlations with: <br>Gold: nan<br>Gold Miners: nan<br>Yen: nan<br><br>Weakest correlations with: <br>VWOB: 0.56<br>VWOB: 0.56<br>VWOB: 0.56<br>", "<b>VPU</b><br>Annualized Returns: -7.5%<br>Annualized Volatility: 17.9%<br><br>Strongest correlations with: <br>China: nan<br>Japan: nan<br>Gold: nan<br><br>Weakest correlations with: <br>VWOB: 0.41<br>VWOB: 0.41<br>VWOB: 0.41<br>", "<b>VT</b><br>Annualized Returns: -8.0%<br>Annualized Volatility: 16.9%<br><br>Strongest correlations with: <br>Gold: nan<br>Japan: nan<br>Emerg Markets Bonds: nan<br><br>Weakest correlations with: <br>VWOB: 0.61<br>VWOB: 0.61<br>VWOB: 0.61<br>", "<b>VTI</b><br>Annualized Returns: -10.8%<br>Annualized Volatility: 18.3%<br><br>Strongest correlations with: <br>Gold Miners: nan<br>Japan: nan<br>China: nan<br><br>Weakest correlations with: <br>VWOB: 0.58<br>VWOB: 0.58<br>VWOB: 0.58<br>", "<b>VTIP</b><br>Annualized Returns: -3.0%<br>Annualized Volatility: 3.3%<br><br>Strongest correlations with: <br>Italy: nan<br>US real estate: nan<br>UK: nan<br><br>Weakest correlations with: <br>VWOB: 0.48<br>VWOB: 0.48<br>VWOB: 0.48<br>", "<b>VWOB</b><br>Annualized Returns: 0.6%<br>Annualized Volatility: 10.7%<br><br>Strongest correlations with: <br>Gold Miners: nan<br>UK: nan<br>Italy: nan<br><br>Weakest correlations with: <br>VWOB: 1.00<br>VWOB: 1.00<br>VWOB: 1.00<br>"], "marker": {"color": ["#ffa09b", "#9eccb7", "#ffa09b", "#ffa09b", "#ffa09b", "#ffa09b", "#ffa09b", "#ffa09b", "#ffa09b", "#ffa09b", "#ffa09b", "#ffa09b", "#9eccb7", "#9eccb7", "#9eccb7", "#ffa09b", "#9eccb7", "#9eccb7", "#9eccb7", "#ffa09b", "#ffa09b", "#ffa09b", "#ffa09b", "#9eccb7", "#ffa09b", "#ffa09b", "#ffa09b", "#9eccb7", "#ffa09b", "#ffa09b", "#ffa09b", "#9eccb7", "#ffa09b", "#9eccb7", "#ffa09b", "#ffa09b", "#ffa09b", "#ffa09b", "#9eccb7", "#9eccb7", "#ffa09b", "#ffa09b", "#ffa09b", "#9eccb7", "#ffa09b", "#ffa09b", "#ffa09b", "#9eccb7", "#ffa09b", "#9eccb7", "#9eccb7", "#ffa09b", "#9eccb7", "#9eccb7", "#ffa09b", "#ffa09b", "#ffa09b", "#ffa09b", "#ffa09b", "#9eccb7"], "line": {"width": 1}, "size": [8.41, 16.52, 17.75, 10.4, 10.54, 11.79, 8.741, 12.02, 8.087, 13.67, 11.6, 4.001, 11.37, 11.28, 10.48, 13.72, 9.975, 3.781, 5.162, 8.552, 15.23, 9.334, 10.82, 13.01, 17.04, 6.562, 13.19, 26.12, 8.841, 10.16, 13.0, 44.62, 15.31, 8.02, 17.99, 21.09, 17.53, 5.401, 8.931, 7.585, 24.27, 6.314, 2.827, 8.988, 10.74, 24.24, 12.51, 14.38, 35.81, 11.14, 15.44, 10.72, 26.58, 52.72, 13.5, 13.71, 14.13, 16.41, 8.636, 3.775]}, "mode": "markers+text", "showlegend": false, "text": ["Bonds Global", "Commodities", "DOW", "Emerg Markets", "EAFE", "Emerg Markets Bonds", "Pacifix ex Japan", "Germany", "Italy", "Japan", "France", "UK", "GBP", "China Large Cap", "Euro", "China", "Yen", "Gold Miners", "Gold", "10yr treasuries", "US real estate", "High yield Bond", "Corp Bond", "Silver", "SNP 500", "Bonds II", "20+ Treasuries", "Oil", "USD", "Europe", "Pacific ", "VXX", "Materials", "Energy", "Finance", "Tech", "Utilities", "ST Corp Bond", "CHF", "CADUSD=X", "CCRV", "CHFUSD=X", "CTA", "EURUSD=X", "EWL", "GSG", "KMLM", "LTPZ", "QLTY", "TFPN", "TLT", "UUP", "VIXM", "VIXY", "VNQ", "VPU", "VT", "VTI", "VTIP", "VWOB"], "textfont": {"size": 7}, "textposition": "top center", "type": "scatter", "x": [0.2717, -0.1343, 0.1573, 0.06565, 0.2199, 0.009895, 0.182, 0.08854, 0.1307, 0.2255, 0.1322, 0.11, 0.06438, -0.2175, -0.06259, 0.2117, 0.1726, 0.09368, 0.1271, 0.3537, 0.2541, 0.07956, 0.2908, 0.07596, 0.223, 0.3428, 0.2499, -0.1887, 0.1168, 0.2654, 0.164, 0.1786, 0.1084, -0.003963, 0.264, 0.2526, 0.3303, 0.3291, -0.1749, -0.8668, 0.8132, -0.6832, -0.3975, -0.7871, -0.3851, 0.8695, 0.9437, -0.2364, -0.436, -0.516, -0.1665, -0.3665, -0.4701, -0.4393, -0.4212, -0.4804, -0.3339, -0.466, -0.2237, -0.3102], "y": [-0.518, 0.4713, 0.3611, 0.4536, 0.4619, 0.526, 0.288, 0.3237, 0.293, 0.3154, 0.4646, 0.1585, -0.03281, 0.4984, -0.03801, 0.4201, -0.3903, -0.591, -0.494, -0.5537, 0.265, 0.3721, -0.6053, -0.6694, 0.3664, -0.5072, -0.5877, 0.5417, -0.2142, 0.3898, 0.4356, 0.4754, 0.4175, 0.4119, 0.3463, 0.429, 0.2113, -0.5882, -0.03024, -0.1608, -0.32, -0.1496, -1, -0.1554, -0.2769, -0.339, 0.3792, -0.01446, -0.387, 0.8476, 0.05499, -0.3544, -0.269, -0.2312, -0.3344, -0.4619, -0.3145, -0.3141, 0.06628, -0.1431]}], "layout": {"autosize": false, "height": 800, "hovermode": "closest", "plot_bgcolor": "#fff", "showlegend": false, "title": {"text": "Plotly - interactive minimum spanning tree"}, "width": 800, "xaxis": {"showgrid": false, "showline": false, "showticklabels": false, "ticks": "", "title": {"font": {"size": 20}, "text": ""}, "zeroline": false}, "yaxis": {"showgrid": false, "showline": false, "showticklabels": false, "ticks": "", "title": {"font": {"size": 20}, "text": ""}, "zeroline": false}}}
